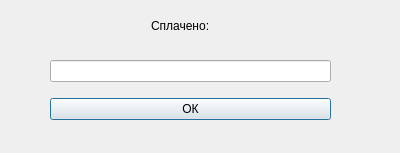
<?xml version="1.0" encoding="UTF-8"?>
<ui version="4.0">
 <class>Dialog</class>
 <widget class="QDialog" name="Dialog">
  <property name="geometry">
   <rect>
    <x>0</x>
    <y>0</y>
    <width>400</width>
    <height>153</height>
   </rect>
  </property>
  <property name="windowTitle">
   <string>Сплачено</string>
  </property>
  <widget class="QLabel" name="label">
   <property name="geometry">
    <rect>
     <x>151</x>
     <y>10</y>
     <width>101</width>
     <height>31</height>
    </rect>
   </property>
   <property name="styleSheet">
    <string notr="true">font: 12pt &quot;Calibri&quot;;</string>
   </property>
   <property name="text">
    <string>Сплачено:</string>
   </property>
  </widget>
  <widget class="QWidget" name="verticalLayoutWidget">
   <property name="geometry">
    <rect>
     <x>50</x>
     <y>50</y>
     <width>281</width>
     <height>80</height>
    </rect>
   </property>
   <layout class="QVBoxLayout" name="verticalLayout">
    <item>
     <widget class="QLineEdit" name="payed_entry"/>
    </item>
    <item>
     <widget class="QPushButton" name="ok_button">
      <property name="text">
       <string>ОК</string>
      </property>
     </widget>
    </item>
   </layout>
  </widget>
 </widget>
 <resources/>
 <connections/>
</ui>
